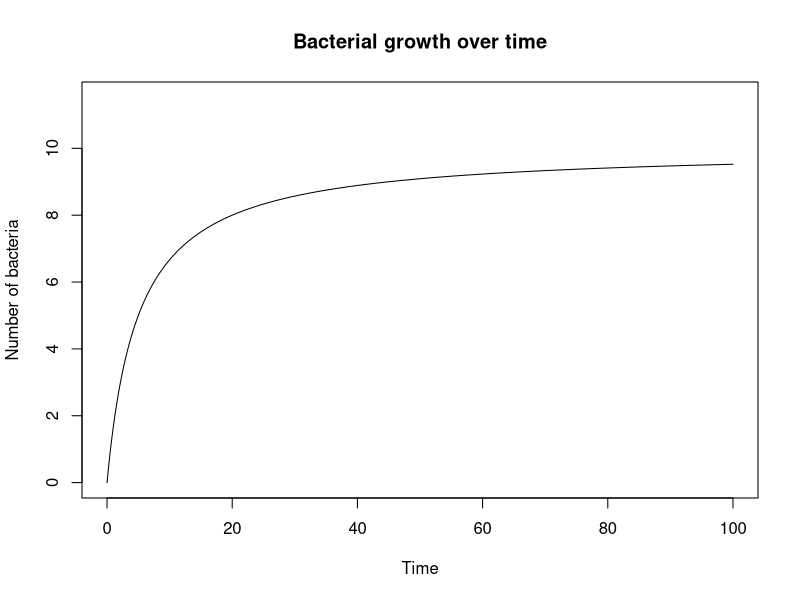

This figure's R source:
monod <- function(C, K, r, plot = FALSE, labels = TRUE) {
        rC <- K*(C)/(C + r)
        output <- cbind(C, rC)
        if(plot == TRUE) {
                if(labels == TRUE) {
                plot(output, type = "l", ylim = c(min(rC), max(rC + 2)), 
                        main = "Bacterial growth over time", 
                        xlab = "Time", 
                        ylab = "Number of bacteria")
                }
                else {
                        plot(output, type = "l", ylim = c(min(rC), max(rC + 2)))
                }
        }
        print(output)
}

data <- seq(from = 0, to = 100, by = 0.2)

growth <- monod(data, 10, 5, plot = TRUE)
